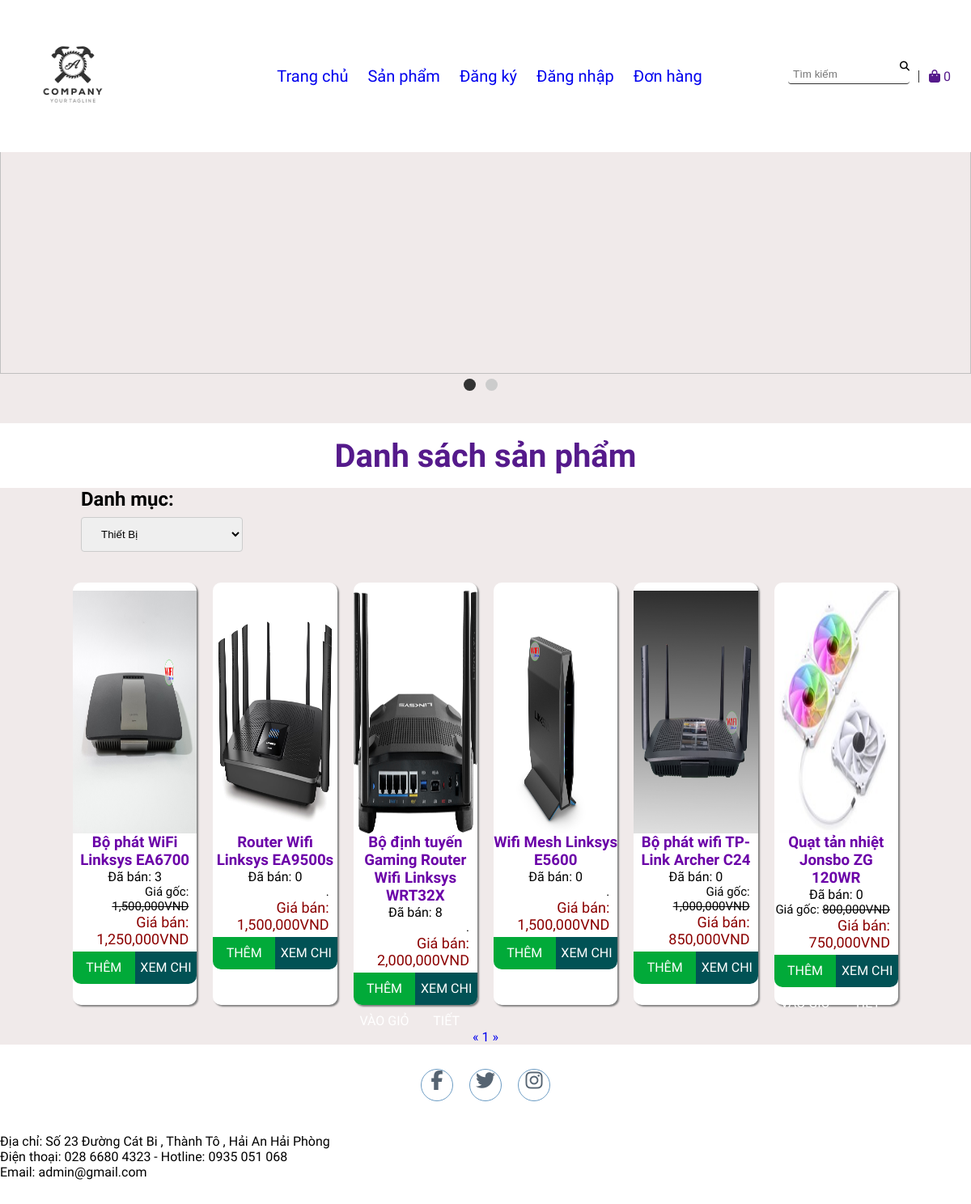
The app's page /productList.php with its own data.
### tables this page shows
CREATE TABLE `products` (
  `id` int(11) NOT NULL,
  `name` varchar(255) NOT NULL,
  `originalPrice` decimal(10,0) NOT NULL,
  `promotionPrice` decimal(10,0) NOT NULL,
  `image` varchar(50) NOT NULL,
  `createdBy` int(11) NOT NULL,
  `createdDate` date NOT NULL,
  `cateId` int(11) NOT NULL,
  `qty` int(11) NOT NULL,
  `des` varchar(1000) NOT NULL,
  `status` tinyint(1) NOT NULL,
  `soldCount` int(11) NOT NULL
);

### lib/database.php (called while the page is built, shortened)
<?php
class Database extends PDO
{
  public $host   = DB_HOST;
  public $user   = DB_USER;
  public $pass   = DB_PASS;
  public $dbname = DB_NAME;
  public $link;
  private function connectDB()
  {
    $this->link = new mysqli(
      $this->host,
      $this->user,
      $this->pass,
      $this->dbname
    );
  }
  public function select($query)
  {
    $result = $this->link->query($query);
    if ($result->num_rows > 0) {
      return $result;
    } else {
      return false;
    }
  }
}

### lib/session.php (called while the page is built, shortened)
<?php
class Session
{
   public static function get($key)
   {
      if (isset($_SESSION[$key])) {
         return $_SESSION[$key];
      } else {
         return false;
      }
   }
}

### classes/cart.php (called while the page is built, shortened)
<?php
$filepath = realpath(dirname(__FILE__));
include_once($filepath . '/../lib/database.php');
include_once($filepath . '/../lib/session.php');
include_once($filepath . '/../classes/product.php');
?>
<?php
class cart
{
    private $db;
    public function __construct()
    {
        $this->db = new Database();
    }
    public function getTotalQtyByUserId()
    {
        $userId = Session::get('userId');
        $query = "SELECT SUM(qty) as total FROM cart WHERE userId = '$userId' ";
        $mysqli_result = $this->db->select($query);
        if ($mysqli_result) {
            $result = mysqli_fetch_all($this->db->select($query), MYSQLI_ASSOC)[0];
            return $result;
        }
        return false;
    }
}
?>

### classes/categories.php (called while the page is built, shortened)
<?php
$filepath = realpath(dirname(__FILE__));
include_once($filepath . '/../lib/database.php');
include_once($filepath . '/../lib/session.php');
?>
<?php
class categories
{
    private $db;
    public function __construct()
    {
        $this->db = new Database();
    }
    public function getAll()
    {
        $query = "SELECT * FROM categories WHERE status = 1";
        $result_mysqli = $this->db->select($query);
        if ($result_mysqli) {
            $result = mysqli_fetch_all($result_mysqli, MYSQLI_ASSOC);
            return $result;
        }
        return false;
    }
}
?>

### classes/product.php (called while the page is built, shortened)
<?php
$filepath = realpath(dirname(__FILE__));
include_once($filepath . '/../lib/database.php');
include_once($filepath . '/../lib/session.php');
?>
<?php
class product
{
    private $db;
    public function __construct()
    {
        $this->db = new Database();
    }
    public function getCountPagingClient($cateId, $row = 8)
    {
        $query = "SELECT COUNT(*) FROM products WHERE cateId = $cateId";
        $mysqli_result = $this->db->select($query);
        if ($mysqli_result) {
            $totalrow = intval((mysqli_fetch_all($mysqli_result, MYSQLI_ASSOC)[0])['COUNT(*)']);
            $result = ceil($totalrow / $row);
            return $result;
        }
        return false;
    }
    public function getFeaturedProducts()
    {
        $query =
            "SELECT *
			 FROM products
			 WHERE products.status = 1
             order by products.soldCount DESC
             LIMIT 8";
        $result = $this->db->select($query);
        return $result;
    }
    public function getProductsByCateId($page = 1, $cateId, $total = 8)
    {
        $tmp = ($page - 1) * $total;
        $query =
            "SELECT *
			 FROM products
			 WHERE status = 1 AND cateId = $cateId
             LIMIT $tmp,$total";
        $mysqli_result = $this->db->select($query);
        if ($mysqli_result) {
            $result = mysqli_fetch_all($mysqli_result, MYSQLI_ASSOC);
            return $result;
        }
        return false;
    }
}
?>

### productList.php (the view, shortened to what this page needs)
<?php
include_once 'lib/session.php';
include_once 'classes/product.php';
include_once 'classes/categories.php';
include_once 'classes/cart.php';
$product = new product();
$list = mysqli_fetch_all($product->getFeaturedProducts(), MYSQLI_ASSOC);
$cart = new cart();
$totalQty = $cart->getTotalQtyByUserId();
$product = new product();
$list = $product->getProductsByCateId((isset($_GET['page']) ? $_GET['page'] : 1), (isset($_GET['cateId']) ? $_GET['cateId'] : 2));
$pageCount = $product->getCountPagingClient((isset($_GET['cateId']) ? $_GET['cateId'] : 2));
$categories = new categories();
$categoriesList = $categories->getAll();
?>
<!DOCTYPE html>
<html lang="en">
<head>
    <link rel="stylesheet" href="css/style.css">
    <link rel="stylesheet" href="https://cdnjs.cloudflare.com/ajax/libs/font-awesome/5.15.4/css/all.min.css">
</head>
<body>
    <section class="top">
        <div class="top-container">
            <div class="row">
                <div class="top-logo"><img src="images/logo1.jpg" alt="" width="160px" height="auto"></div>
                <div class="menu">
                <li><a href="index.php">Trang chủ</a></li>
                <li><a href="productList.php">Sản phẩm</a></li>
            <?php
            if (isset($_SESSION['user']) && $_SESSION['user']) { ?>
                <li><a href="logout.php" id="signin">Đăng xuất</a></li>
            <?php } else { ?>
                <li><a href="register.php" id="signup">Đăng ký</a></li>
                <li><a href="login.php" id="signin">Đăng nhập</a></li>
            <?php } ?>
            <li><a href="order.php" id="order">Đơn hàng</a></li>
                </div>
                <div class="top-menu-icons">
                    <ul>
                        <li>
                            <form action="search.php" method="GET">
                                <input id="input_Search" name="search" type="text" placeholder="Tìm kiếm">
                            <i class="fas fa-search"></i>
                            </form>
                        </li>
                    <li>
                <a href="checkout.php">
                    <i class="fa fa-shopping-bag" style="color: #551A8B;"></i>
                    <span style="color: #551A8B;" class="sumItem">
                        <?= ($totalQty['total']) ? $totalQty['total'] : "0" ?>
                    </span>
                </a>
            </li>
                    </ul>
                </div>
            </div>
        </div>
    </section>
    <section class="sliders">
        <div class="aspect-ratio-169">
            <img src="https://logico.com.vn/upload_images/images/2022/12/15/thiet-bi-ngoai-vi-la-gi-1.jpg" alt="">
        </div>
        <div class="dot-container">
                <div class="dot active"></div>
                <div class="dot"></div>
        </div>
    </section>
    <div class="featuredProducts">
        <h1>Danh sách sản phẩm</h1>
    </div>
    <div class="category">
        <h2>Danh mục:</h2>
        <select onchange="location = this.value;">
            <?php
            foreach ($categoriesList as $key => $value) {
                if ($value['id'] == $_GET['cateId']) { ?>
                    <option selected value="productList.php?cateId=<?= $value['id'] ?>"><?= $value['name'] ?></option>
                <?php } else { ?>
                    <option value="productList.php?cateId=<?= $value['id'] ?>"><?= $value['name'] ?></option>
                <?php } ?>
            <?php }
            ?>
        </select>
    </div>
    <div class="container">
        <?php if ($list) {
            foreach ($list as $key => $value) { ?>
                <div class="card">
                    <div class="imgBx">
                        <a href="detail.php?id=<?= $value['id'] ?>"><img src="admin/uploads/<?= $value['image'] ?>" alt=""></a>
                    </div>
                    <div class="content">
                        <div class="productName">
                            <a href="detail.php?id=<?= $value['id'] ?>">
                                <h3><?= $value['name'] ?></h3>
                            </a>
                        </div>
                        <div>
                            Đã bán: <?= $value['soldCount'] ?>
                        </div>
                        <div class="original-price">
                            <?php
                            if ($value['promotionPrice'] < $value['originalPrice']) { ?>
                                Giá gốc: <del><?= number_format($value['originalPrice'], 0, '', ',') ?>VND</del>
                            <?php } else { ?>
                                <p>.</p>
                            <?php } ?>
                        </div>
                        <div class="price">
                            Giá bán: <?= number_format($value['promotionPrice'], 0, '', ',') ?>VND
                        </div>
                        <div class="action">
                            <a class="add-cart" href="add_cart.php?id=<?= $value['id'] ?>">Thêm vào giỏ</a>
                            <a class="detail" href="detail.php?id=<?= $value['id'] ?>">Xem chi tiết</a>
                        </div>
                    </div>
                </div>
            <?php }
        } else { ?>
            <h3>Không có sản phẩm nào...</h3>
        <?php  }
        ?>
    </div>
    <div class="pagination">
        <a href="productList.php?page=<?= (isset($_GET['page'])) ? (($_GET['page'] <= 1) ? 1 : $_GET['page'] - 1) : 1 ?>&cateId=<?= (isset($_GET['cateId'])) ? $_GET['cateId'] : 2 ?>">&laquo;</a>
        <?php
        for ($i = 1; $i <= $pageCount; $i++) {
            if (isset($_GET['page'])) {
                if ($i == $_GET['page']) { ?>
                    <a class="active" href="productList.php?page=<?= $i ?>&cateId=<?= (isset($_GET['cateId'])) ? $_GET['cateId'] : 2 ?>"><?= $i ?></a>
                <?php } else { ?>
                    <a href="productList.php?page=<?= $i ?>&cateId=<?= (isset($_GET['cateId'])) ? $_GET['cateId'] : 2 ?>"><?= $i ?></a>
                <?php  }
            } else { ?>
                <a href="productList.php?page=<?= $i ?>&cateId=<?= (isset($_GET['cateId'])) ? $_GET['cateId'] : 2 ?>"><?= $i ?></a>
            <?php  } ?>
        <?php }
        ?>
        <a href="productList.php?page=<?= (isset($_GET['page'])) ? $_GET['page'] + 1 : 2 ?>&cateId=<?= (isset($_GET['cateId'])) ? $_GET['cateId'] : 2 ?>">&raquo;</a>
    </div>
    <footer>
        <div class="social">
            <a href="#"><i class="fa fa-facebook" aria-hidden="true"></i></a>
            <a href="#"><i class="fa fa-twitter" aria-hidden="true"></i></a>
            <a href="#"><i class="fa fa-instagram" aria-hidden="true"></i></a>
        </div>
        <p class="copyright">
        <li>   Địa chỉ: Số 23 Đường Cát Bi , Thành Tô , Hải An Hải Phòng </li>
                    <li>Điện thoại: 028 6680 4323 -  Hotline:  0935 051 068 </li>
                    <li>Email:  admin@gmail.com</li></p>
    </footer>
</body>
</html>

### css/style.css (style rules this page uses)
* { padding: 0; margin: 0; text-decoration: none; list-style: none; box-sizing: border-box; outline: none; }
body { font-family: Mitr; background: rgb(240, 234, 234); }
li { list-style: none; }
a { text-decoration: none; }
img { overflow-clip-margin: content-box; overflow: clip; }
.top-container { max-width: 1200px; margin: auto; }
.row { display: flex; flex-wrap: wrap; }
.top { padding: 12px 0; align-items: center; display: block; position: fixed; width: 100%; z-index: 999; background-color: rgba(255, 255, 255, 0.3); transition: all 0.3s ease; }
.top-logo { flex: 1; float: right; margin-left: 10px; }
.menu { flex: 3; display: flex; justify-content: center; align-items: center; }
.menu > li { padding: 0 12px; position: relative; font-size: 20px; }
.top-menu-icons { flex: 1; }
.top-menu-icons ul { display: flex; height: 100%; }
.top-menu-icons ul li { display: flex; justify-content: center; align-items: center; padding: 6px 12px; }
.top-menu-icons ul li { position: relative; }
.top-menu-icons ul li::before { content: ""; display: block; position: absolute; height: 15px; width: 1px; background-color: #333; right: 0; }
.top-menu-icons ul li:last-child::before { display: none; }
.top-menu-icons ul li:first-child input { width: 150px; border: none; background-color: transparent; border-bottom: 1px solid #333; padding: 0 0 4px 6px; }
.top-menu-icons ul li:first-child i { position: absolute; font-size: 12px; right: 12px; }
.top-menu-icons ul i { cursor: pointer; }
.sliders { padding-bottom: 20px; overflow: hidden; width: 100vw; }
.aspect-ratio-169 { display: block; position: relative; padding-top: 38.5%; transition: all 0.3s ease; }
.aspect-ratio-169 img { display: block; position: absolute; width: 100%; height: 100%; top: 0; left: 0; }
.dot-container { width: 100%; display: flex; justify-content: center; align-items: center; margin-top: 6px; }
.dot { width: 15px; height: 15px; background-color: #cccccc; border-radius: 50%; margin-right: 12px; cursor: pointer; }
.active { background-color: #333333; }
.featuredProducts { margin-top: 20px; display: flex; font-size: 20px; justify-content: center; background-color: #ffffff; height: 80px; align-items: center; color: #551A8B; }
.container { display: flex; position: relative; width: 90%; display: center; grid-template-columns: 270px 270px 270px 270px; grid-gap: 20px; padding: 30px; z-index: 0; margin: auto; }
.container .card { width: 100%; background: #fff; border-radius: 10px; box-shadow: 2px 2px 2px gray; }
.container .card .imgBx { position: relative; width: 100%; height: 300px; margin-top: 10px; overflow: hidden; }
.container .card .imgBx img { position: absolute; top: 0; left: 0; width: 100%; height: 100%; transition: 0.5s; }
.container .card .content { text-align: center; }
.productName a { color: #6b00a8; }
.container .card .content .price { text-align: center; color: darkred; margin-right: 10px; text-align: right; font-size: 18px; }
.container .card .content .original-price { text-align: center; margin-right: 10px; text-align: right; font-size: 15px; }
.action { display: flex; height: 40px; line-height: 40px; text-transform: uppercase; margin-top: 5px; }
.action .add-cart { width: 50%; background: #01aa39; color: white; border-bottom-left-radius: 10px; font-size: 16px; cursor: pointer; transition: 0.3s; }
.action .detail { width: 50%; background: rgb(1, 82, 85); color: white; border-bottom-right-radius: 10px; font-size: 16px; cursor: pointer; transition: 0.3s; }
footer { padding: 30px 0; background-color:white; }
footer .social { text-align: center; padding-bottom: 25px; color: white; }
footer .social a { color: inherit; font-size: 24px; border: 1px solid steelblue; width: 40px; height: 40px; display: inline-block; text-align: center; border-radius: 50%; margin: 0 8px; transition: 0.5s; background-color: white; color: #2c3e50; opacity: 0.8; }
footer .copyright { margin-top: 15px; text-align: center; font-size: 12px; color: gray; }
input[type=text], input[type=password], input[type=email], input[type=number], textarea, select { width: 100%; padding: 12px 20px; margin: 8px 0; border: 1px solid #ccc; border-radius: 4px; }
del { text-decoration: line-through; }
.category { margin-left: 100px; width: 200px; }
.pagination { text-align: center; }

### records on screen
products: image (picture), name "Bộ phát WiFi Linksys EA6700", soldCount "3", originalPrice "1,500,000", promotionPrice "1,250,000"
products: image (picture), name "Router Wifi Linksys EA9500s", soldCount "0", promotionPrice "1,500,000"
products: image (picture), name "Bộ định tuyến Gaming Router Wifi Linksys WRT32X", soldCount "8", promotionPrice "2,000,000"
products: image (picture), name "Wifi Mesh Linksys E5600", soldCount "0", promotionPrice "1,500,000"
products: image (picture), name "Bộ phát wifi TP-Link Archer C24", soldCount "0", originalPrice "1,000,000", promotionPrice "850,000"
products: image (picture), name "Quạt tản nhiệt Jonsbo ZG 120WR", soldCount "0", originalPrice "800,000", promotionPrice "750,000"

### other values on screen
form field value "Thiết Bị"
